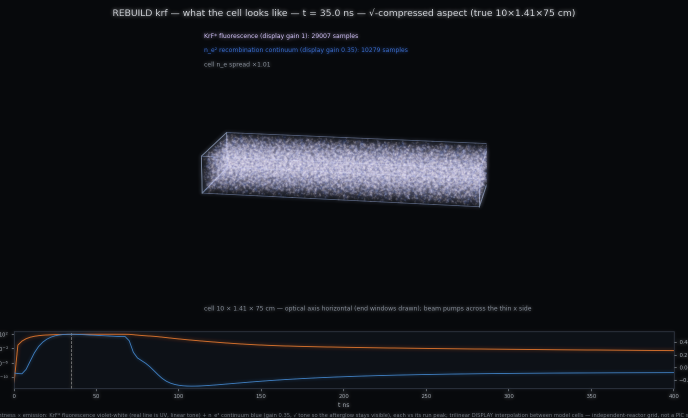
#> input picture code/SPECK/rebuild_out/viz_krf_afterglow/frames_glow/frame_0008.png, 1375 x 836 px (shown at 1/2 size)
$ python -i visualize_3d.py   (imports and definitions only)
#> lines starting #> are read from the running program, lines starting #| are printed output that depends on the picture
#!/usr/bin/env python3
"""3-D device-grid visualization — the per-cell plasma state over time.

A VIEWER, NOT AN ORACLE: this script renders what ``Device.run`` recorded
(``res["y_t"]``, kept for every multi-cell run since 0.1.15) and feeds
nothing back into the engine. The per-cell fields are reconstructed with
the engine's own accessors (``StateLayout.density_block`` /
``electron_density``, ``Device.te_of``) and the gain expression is
``laser.gain_m1``'s, vectorized over cells — the numbers here ARE the
run's numbers, only reshaped to (nx, ny, nz).

What it renders, per save time:
  n_e           quasineutral electron density [m^-3]        (log scale)
  <upper>       the lasing level's density, KrF*/ArF* [m^-3] (log scale)
  g0            local small-signal gain [1/m]     (diverging, 0-centred)
  Te            electron temperature [eV]
  Tg            gas temperature [K]
  deposition    the static beam-deposition shape [peak-normalized]
plus the cavity time strip (P_out, <g0>) with a cursor at the frame time.

Outputs (all under --out, default ``<root>/rebuild_out/viz_<preset>/``):
  viz_data.npz     the exact fields + meta (the data of record here;
                   re-render from it with --npz, skipping the run)
  contact_sheet.png     n_e snapshots on one page
  frames/frame_*.png -> movie.gif (Pillow) and optionally movie.mp4
                   (ffmpeg, --mp4)
  viewer.html      self-contained interactive viewer (canvas voxels,
                   time/yaw sliders, field selector; embeds the fields
                   QUANTIZED to uint8 — read exact values from the npz)

Honesty, restated on every figure: the grid is the engine's coarse device
grid — cells are independent kinetic reactors coupled by the shared cavity
photon field and the volume-averaged ASE overlay; there is no inter-cell
transport in the default presets, and this is not a PIC/fluid solve.

Usage (from the Kinetic_Modeling root):
    python3 SPECK/REBUILD/tools/visualize_3d.py --preset krf_beam_3d
    python3 SPECK/REBUILD/tools/visualize_3d.py --npz SPECK/rebuild_out/viz_krf_beam_3d/viz_data.npz
"""

import argparse
import json
import shutil
import subprocess
import sys
import time
from pathlib import Path

import numpy as np

_HERE = Path(__file__).resolve().parent
# [7 lines not run here, left out]


# --------------------------------------------------------------------- run
# [76 lines left out: functions build_device, extract_fields, not called in this run]


FIELD_UNITS = {"n_e": "m^-3", "g0": "1/m", "Te": "eV", "Tg": "K"}


# [129 lines left out: functions field_specs, save_npz, load_npz, _mulberry32, sample_positions, particle_counts and 2 more, not called in this run]


# --------------------------------------------------------------- rendering
_CAPTION = ("coarse device grid — cells are independent kinetic reactors "
            "coupled by the shared cavity photon field and volume-averaged "
            "ASE; no inter-cell transport; not a PIC/fluid solve")


# [114 lines left out: functions _mpl, _norm_of, _cmap_of, _normed, _voxel_panel, _time_strip and 1 more, not called in this run]


# ------------------------------------------------------------- glow view
# The camera view: brightness = what the plasma actually EMITS. Two
# physically-motivated components, each tone-mapped to its own run peak
# (relative display gains stated on every figure):
#   fluorescence ∝ n_upper   — the KrF*/ArF* B→X spontaneous emission,
#                              overwhelmingly the brightest light in the
#                              cell (rendered violet-white; the real line
#                              is 248/193 nm UV);
#   afterglow    ∝ n_e²      — the recombination continuum, orders
#                              dimmer (rendered deep blue).
# Fields are trilinearly interpolated between cell centers FOR DISPLAY
# (stated); the model still resolves only its coarse device grid.

# tone: exponent on the per-frame brightness fraction (1.0 = linear).
# The continuum gets √ so the AFTERGLOW stays visible — n_e² falls five
# decades after beam-off and a linear map renders the cooldown black.
# Stated on every caption; the npz keeps the exact fields.
GLOW_COMPONENTS = [
    {"key": "fluor", "label": "KrF* fluorescence", "color": "#d9c8ff",
     "core": "#ffffff", "gain": 1.0, "tone": 1.0},
    {"key": "recomb", "label": "n_e² recombination continuum",
     "color": "#3b6fd4", "core": "#7fa8ff", "gain": 0.35, "tone": 0.5},
]


# [39 lines left out: functions emission_fields, refine_field, glow_cloud, not called in this run]


PARTICLE_SPECIES = [("n_e", "#6ec6ff", "electrons"),
                    (None, "#ffab4d", "upper level")]   # None -> meta upper


# [208 lines left out: functions prepare_particles, render_particle_frame, prepare_glow, _dark_axes, render_glow_frame, not called in this run]


def bloom_png(path, radius=4, gain=0.8):
    """Camera-style bloom: max-composite a blurred copy over the frame."""
#> called with radius = 4, gain = 0.8
    from PIL import Image, ImageFilter
    img = Image.open(path).convert("RGB")
#> img is the input picture: PIL image 1375x836 RGB; mean R, G, B 18.1, 20.2, 25.1
    blur = img.filter(ImageFilter.GaussianBlur(radius))
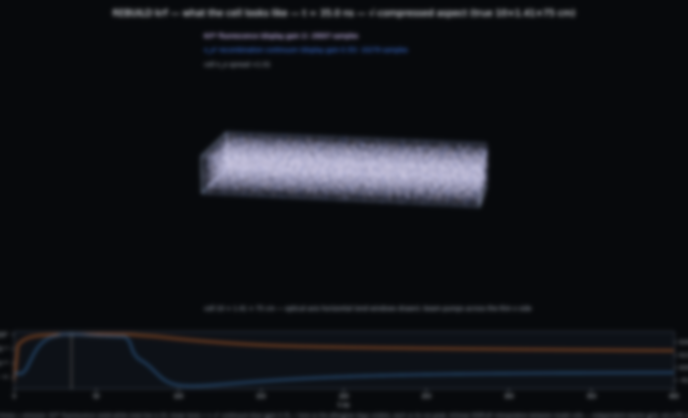
#> blur: PIL image 1375x836 RGB (shown at 1/2 size); mean R, G, B 18.1, 20.2, 25.1
    arr = np.maximum(np.asarray(img, dtype=np.int16),
                     (np.asarray(blur, dtype=np.float32) * gain)
                     .astype(np.int16)).astype(np.uint8)
    Image.fromarray(arr).save(path)


def _frame_indices(n_t, frames):
    return np.unique(np.linspace(0, n_t - 1, min(frames, n_t)).round()
                     .astype(int))


# [150 lines left out: functions render_animation, render_contact_sheet, build_viewer_payload, write_html, not called in this run]


_HTML_TEMPLATE = r"""<!DOCTYPE html>
<html lang="en">
<head>
<meta charset="utf-8">
<meta name="viewport" content="width=device-width, initial-scale=1">
<title>__TITLE__</title>
<style>
  body{margin:0;background:#14161a;color:#d8dbe0;
       font:13px/1.45 -apple-system,'Segoe UI',sans-serif}
  .wrap{max-width:1080px;margin:0 auto;padding:14px}
  h1{font-size:17px;margin:4px 0 2px}
  .sub{color:#8a8f98;font-size:12px;margin:0 0 10px}
  .row{display:flex;gap:14px;flex-wrap:wrap;align-items:flex-start}
  canvas{background:#0d0f12;border:1px solid #2a2e35;border-radius:6px}
  .ctl{display:flex;flex-direction:column;gap:9px;min-width:230px;flex:1}
  .ctl label{display:flex;align-items:center;gap:8px;font-size:12px;
             color:#aab0b8}
  .ctl input[type=range]{flex:1}
  select,button{background:#1e2228;color:#d8dbe0;border:1px solid #343a43;
                border-radius:4px;padding:4px 8px;font-size:12px}
  button{cursor:pointer}
  .readout{font-family:ui-monospace,Menlo,monospace;font-size:11px;
           color:#9aa0a8;white-space:pre-wrap}
  .cap{color:#767c85;font-size:11px;margin-top:10px}
</style>
</head>
<body>
<div class="wrap">
  <h1>__TITLE__</h1>
  <p class="sub" id="regime"></p>
  <div class="row">
    <canvas id="view" width="720" height="520"></canvas>
    <div class="ctl">
      <label>view
        <label><input type="radio" name="mode" value="glow" checked>
          glow</label>
        <label><input type="radio" name="mode" value="particles">
          particles</label>
        <label><input type="radio" name="mode" value="voxels">
          voxels</label>
      </label>
      <label>field (voxel view)
        <select id="field"></select>
      </label>
      <label>t <input type="range" id="time" min="0" value="0" step="1">
        <span id="tlabel" class="readout"></span></label>
      <label>yaw <input type="range" id="yaw" min="-180" max="180"
        value="-35" step="1"></label>
      <label><input type="checkbox" id="aspect"> true aspect
        (device is long and thin)</label>
      <button id="play">play</button>
      <canvas id="cbar" width="230" height="46"></canvas>
      <div class="readout" id="range"></div>
      <div class="readout" id="strip"></div>
    </div>
  </div>
  <p class="cap">__CAPTION__.
  Colors are quantized to 8 bits for this viewer — exact values live in
  viz_data.npz alongside this file.</p>
</div>
<script id="vizdata" type="application/json">__DATA__</script>
<script>
"use strict";
const D = JSON.parse(document.getElementById("vizdata").textContent);
const [NX, NY, NZ] = D.shape, NC = NX * NY * NZ;
const PD = D.particles;   // dot-cloud bookkeeping (same math as the tool)
const view = document.getElementById("view"), ctx = view.getContext("2d");
const fieldSel = document.getElementById("field");
const timeSl = document.getElementById("time");
const yawSl = document.getElementById("yaw");
const aspectCb = document.getElementById("aspect");
const playBt = document.getElementById("play");
document.getElementById("regime").textContent =
  (D.meta && D.meta.regime) ? D.meta.regime : "";
for (const name of Object.keys(D.fields)) {
  const o = document.createElement("option");
  o.value = name; o.textContent = name; fieldSel.appendChild(o);
}
timeSl.max = String(D.t_ns.length - 1);
// --- colormaps (compact LUTs, lerped) --------------------------------
const LUTS = {
  viridis: [[68,1,84],[71,44,122],[59,81,139],[44,113,142],[33,144,141],
            [39,173,129],[92,200,99],[170,220,50],[253,231,37]],
  magma:   [[0,0,4],[40,11,84],[101,21,110],[159,42,99],[212,72,66],
            [245,125,21],[250,193,39],[252,253,191]],
  diverging:[[33,102,172],[103,169,207],[209,229,240],[247,247,247],
             [253,219,199],[239,138,98],[178,24,43]],
};
function lut(name, f) {
  const L = LUTS[name] || LUTS.viridis;
  const x = Math.min(Math.max(f, 0), 1) * (L.length - 1);
  const i = Math.min(Math.floor(x), L.length - 2), u = x - i;
  const a = L[i], b = L[i + 1];
  return [a[0]+(b[0]-a[0])*u, a[1]+(b[1]-a[1])*u, a[2]+(b[2]-a[2])*u];
}
// --- geometry --------------------------------------------------------
// Orbit camera: yaw about world z, then elevation ELEV above horizontal.
// Camera basis (yaw'd frame): view-to-viewer v = (0,-ce,se),
// up u = (0,se,ce), right r = x. project() returns
// [screen-x, screen-up, farness]; faces are visible when the outward
// normal's farness component is negative (it points at the viewer),
// and the painter draws descending farness (far first).
const ELEV = 28 * Math.PI / 180;
function boxDims() {
  if (aspectCb.checked) {
    const m = Math.max(...D.extents_cm);
    return D.extents_cm.map(e => e / m);
  }
  return [1, 1, 1];
}
function project(p, cy, sy, ce, se) {
  const x = p[0]*cy - p[1]*sy, y = p[0]*sy + p[1]*cy, z = p[2];
  return [x, y*se + z*ce, y*ce - z*se];   // [sx, up, farness]
}
function mulberry32(a) {
  a = (a + 0x6D2B79F5) >>> 0;
  let t = a;
  t = Math.imul(t ^ (t >>> 15), t | 1) >>> 0;
  t = (t ^ ((t + (Math.imul(t ^ (t >>> 7), t | 61) >>> 0)) >>> 0)) >>> 0;
  return (((t ^ (t >>> 14)) >>> 0) / 4294967296);
}
function samplePos(c, k, sidx, axis) {
  return mulberry32((c * 9781 + k * 2621 + sidx * 131071
                     + axis * 40503) >>> 0);
}
function mode() {
  return document.querySelector('input[name="mode"]:checked').value;
}
function geom() {
  const yaw = +yawSl.value * Math.PI / 180;
  const cy = Math.cos(yaw), sy = Math.sin(yaw);
  const ct = Math.cos(ELEV), st = Math.sin(ELEV);
  const [bx, by, bz] = boxDims();
  const R = Math.hypot(bx, by, bz) / 2;
  const S = Math.min(view.width, view.height) / (2.35 * R);
  const cxp = view.width / 2, cyp = view.height / 2 + 12;
  const P = (x, y, z) => {
    const pr = project([x, y, z], cy, sy, ct, st);
    return [cxp + S * pr[0], cyp - S * pr[1]];
  };
  return {cy, sy, ct, st, bx, by, bz, dx: bx / NX, dy: by / NY,
          dz: bz / NZ, P};
}
function cellOrder(g) {
  const order = [];
  for (let i = 0; i < NX; i++) for (let j = 0; j < NY; j++)
    for (let k = 0; k < NZ; k++) {
      const c = [(i + 0.5) * g.dx - g.bx / 2, (j + 0.5) * g.dy - g.by / 2,
                 (k + 0.5) * g.dz - g.bz / 2];
      order.push([project(c, g.cy, g.sy, g.ct, g.st)[2], i, j, k]);
    }
  order.sort((a, b) => b[0] - a[0]);      // far first (painter)
  return order;
}
function boxEdges(g) {
  const [bx, by, bz] = [g.bx, g.by, g.bz];
  const C = [[0,0,0],[bx,0,0],[0,by,0],[0,0,bz],[bx,by,0],[bx,0,bz],
             [0,by,bz],[bx,by,bz]].map(p =>
               g.P(p[0]-bx/2, p[1]-by/2, p[2]-bz/2));
  const E = [[0,1],[0,2],[0,3],[1,4],[1,5],[2,4],[2,6],[3,5],[3,6],
             [4,7],[5,7],[6,7]];
  ctx.strokeStyle = "#3a4250"; ctx.lineWidth = 1;
  for (const [a, b] of E) {
    ctx.beginPath(); ctx.moveTo(C[a][0], C[a][1]);
    ctx.lineTo(C[b][0], C[b][1]); ctx.stroke();
  }
}
function dequant(f, spec) {
  if (spec.scale === "log") {
    const lo = Math.log10(spec.vmin), hi = Math.log10(spec.vmax);
    return Math.pow(10, lo + f * (hi - lo));
  }
  return spec.vmin + f * (spec.vmax - spec.vmin);
}
function drawFrame() {
  const m = mode();
  if (m === "glow") { drawGlow(); return; }
  if (m === "particles") { drawParticles(); return; }
  drawVoxels();
}
// trilinear sample of a field at cell-index coords (values live at
// cell centers; clamped at the walls)
function trilerp(q, fld, x, y, z) {
  const fx = Math.min(Math.max(x - 0.5, 0), NX - 1),
        fy = Math.min(Math.max(y - 0.5, 0), NY - 1),
        fz = Math.min(Math.max(z - 0.5, 0), NZ - 1);
  const i0 = Math.min(Math.floor(fx), NX - 1), i1 = Math.min(i0 + 1, NX - 1),
        j0 = Math.min(Math.floor(fy), NY - 1), j1 = Math.min(j0 + 1, NY - 1),
        k0 = Math.min(Math.floor(fz), NZ - 1), k1 = Math.min(k0 + 1, NZ - 1);
  const tx = fx - i0, ty = fy - j0, tz = fz - k0;
  const V = (i, j, k) => dequant(q[(i * NY + j) * NZ + k] / 255, fld);
  const c00 = V(i0,j0,k0)*(1-tx) + V(i1,j0,k0)*tx;
  const c01 = V(i0,j0,k1)*(1-tx) + V(i1,j0,k1)*tx;
  const c10 = V(i0,j1,k0)*(1-tx) + V(i1,j1,k0)*tx;
  const c11 = V(i0,j1,k1)*(1-tx) + V(i1,j1,k1)*tx;
  return (c00*(1-ty) + c10*ty)*(1-tz) + (c01*(1-ty) + c11*ty)*tz;
}
const GLOWC = [   // tone: sqrt on the continuum keeps the afterglow lit
  {field: null, sq: false, rgb: [217,200,255], gain: 1.0, tone: 1.0},
  {field: "n_e", sq: true, rgb: [59,111,212], gain: 0.35, tone: 0.5},
];
GLOWC[0].field = (D.meta && D.meta.upper) ? D.meta.upper : "n_e";
const SPRITES_PER_CELL = 26;
function drawGlow() {
  const ti = +timeSl.value;
  const g = geom();
  ctx.clearRect(0, 0, view.width, view.height);
  boxEdges(g);
  const R = Math.hypot(g.bx, g.by, g.bz) / 2;
  const S = Math.min(view.width, view.height) / (2.35 * R);
  const rp = Math.max(5, 1.6 * S * Math.cbrt(g.dx * g.dy * g.dz));
  ctx.globalCompositeOperation = "lighter";
  for (let ci = 0; ci < GLOWC.length; ci++) {
    const comp = GLOWC[ci];
    const fld = D.fields[comp.field];
    if (!fld) continue;
    const q = fld.frames[fld.static ? 0 : ti];
    const peak = comp.sq ? fld.vmax * fld.vmax : fld.vmax;
    for (let c = 0; c < NC; c++) {
      const i = Math.floor(c / (NY * NZ)),
            jj = Math.floor(c / NZ) % NY, kk = c % NZ;
      for (let s = 0; s < SPRITES_PER_CELL; s++) {
        const ux = samplePos(c, s, 21 + ci, 0),
              uy = samplePos(c, s, 21 + ci, 1),
              uz = samplePos(c, s, 21 + ci, 2);
        let val = trilerp(q, fld, i + ux, jj + uy, kk + uz);
        if (comp.sq) val = val * val;
        const a = comp.gain * Math.pow(val / peak, comp.tone);
        if (a < 0.006) continue;
        const [px, py] = g.P((i + ux) * g.dx - g.bx / 2,
                             (jj + uy) * g.dy - g.by / 2,
                             (kk + uz) * g.dz - g.bz / 2);
        const gr = ctx.createRadialGradient(px, py, 0, px, py, rp);
        const al = Math.min(0.55 * a, 0.5);
        gr.addColorStop(0, `rgba(${comp.rgb[0]},${comp.rgb[1]},` +
                           `${comp.rgb[2]},${al})`);
        gr.addColorStop(1, `rgba(${comp.rgb[0]},${comp.rgb[1]},` +
                           `${comp.rgb[2]},0)`);
        ctx.fillStyle = gr;
        ctx.fillRect(px - rp, py - rp, 2 * rp, 2 * rp);
      }
    }
  }
  ctx.globalCompositeOperation = "source-over";
  ctx.fillStyle = "#8a8f98"; ctx.font = "11px sans-serif";
  ctx.fillText("brightness ∝ emission: upper-level fluorescence " +
    "(violet-white) + n_e² continuum (blue, gain 0.35); trilinear " +
    "display interpolation", 10, view.height - 26);
  ctx.fillText(`x ${D.extents_cm[0].toFixed(2)} cm  y ` +
    `${D.extents_cm[1].toFixed(2)} cm  z ${D.extents_cm[2].toFixed(1)} cm`,
    10, view.height - 10);
  updateSide("glow", null, ti);
}
function drawParticles() {
  const ti = +timeSl.value;
  const g = geom();
  ctx.clearRect(0, 0, view.width, view.height);
  boxEdges(g);
  const order = cellOrder(g);
  const totals = [];
  for (const sp of PD.species) {
    const fld = D.fields[sp.field];
    const q = fld.frames[ti];
    let total = 0;
    ctx.fillStyle = sp.color;
    ctx.globalAlpha = 0.75;
    for (const [, i, j, k] of order) {
      const c = (i * NY + j) * NZ + k;
      const val = dequant(q[c] / 255, fld);
      const cnt = Math.round(PD.npts * val * PD.cellvol[c] / sp.pnorm);
      total += cnt;
      const x0 = i * g.dx - g.bx / 2, y0 = j * g.dy - g.by / 2,
            z0 = k * g.dz - g.bz / 2;
      for (let m = 0; m < cnt; m++) {
        const [px, py] = g.P(x0 + samplePos(c, m, sp.sidx, 0) * g.dx,
                             y0 + samplePos(c, m, sp.sidx, 1) * g.dy,
                             z0 + samplePos(c, m, sp.sidx, 2) * g.dz);
        ctx.fillRect(px - 1, py - 1, 2, 2);
      }
    }
    totals.push(total);
  }
  ctx.globalAlpha = 1.0;
  ctx.font = "12px sans-serif";
  PD.species.forEach((sp, s) => {
    ctx.fillStyle = sp.color;
    const w = sp.pnorm / PD.npts;
    ctx.fillText(`${sp.label} (${sp.field}): ${totals[s]} dots x ` +
                 `${w.toExponential(2)} real`, 10, 20 + 16 * s);
  });
  ctx.fillStyle = "#8a8f98"; ctx.font = "11px sans-serif";
  ctx.fillText("dot count ∝ particles per cell; positions = fixed " +
               "sampling lattice, not trajectories", 10,
               view.height - 26);
  ctx.fillText(`x ${D.extents_cm[0].toFixed(2)} cm  y ` +
    `${D.extents_cm[1].toFixed(2)} cm  z ${D.extents_cm[2].toFixed(1)} cm`,
    10, view.height - 10);
  updateSide("particles", null, ti);
}
function drawVoxels() {
  const name = fieldSel.value, fld = D.fields[name];
  const ti = fld.static ? 0 : +timeSl.value;
  const q = fld.frames[ti];
  const g = geom();
  const cy = g.cy, sy = g.sy, ct = g.ct, st = g.st;
  const dx = g.dx, dy = g.dy, dz = g.dz;
  const bx = g.bx, by = g.by, bz = g.bz;
  ctx.clearRect(0, 0, view.width, view.height);
  const order = cellOrder(g);
  const P = (x, y, z) => g.P(x, y, z);
  const FACES = [   // [corner offsets x4, brightness, outward normal]
    [[[0,0,1],[1,0,1],[1,1,1],[0,1,1]], 1.00, [0,0,1]],   // top (z+)
    [[[0,0,0],[1,0,0],[1,0,1],[0,0,1]], 0.80, [0,-1,0]],  // y-
    [[[1,0,0],[1,1,0],[1,1,1],[1,0,1]], 0.66, [1,0,0]],   // x+
    [[[0,1,0],[0,0,0],[0,0,1],[0,1,1]], 0.66, [-1,0,0]],  // x-
    [[[1,1,0],[0,1,0],[0,1,1],[1,1,1]], 0.80, [0,1,0]],   // y+
  ];
  for (const [, i, j, k] of order) {
    const f = q[(i*NY + j)*NZ + k] / 255;
    const rgb = lut(fld.cmap, f);
    const x0 = i*dx - bx/2, y0 = j*dy - by/2, z0 = k*dz - bz/2;
    for (const [corners, br, n] of FACES) {
      // visible if the outward normal faces the viewer (depth decreases)
      const nr = project(n, cy, sy, ct, st);
      if (nr[2] >= 0) continue;
      ctx.beginPath();
      for (let c = 0; c < 4; c++) {
        const [px, py] = P(x0 + corners[c][0]*dx, y0 + corners[c][1]*dy,
                           z0 + corners[c][2]*dz);
        if (c === 0) ctx.moveTo(px, py); else ctx.lineTo(px, py);
      }
      ctx.closePath();
      const al = 0.35 + 0.6 * f;
      ctx.fillStyle = `rgba(${rgb[0]*br|0},${rgb[1]*br|0},` +
                      `${rgb[2]*br|0},${al})`;
      ctx.fill();
      ctx.strokeStyle = "rgba(0,0,0,0.28)"; ctx.lineWidth = 0.5;
      ctx.stroke();
    }
  }
  // labels
  ctx.fillStyle = "#8a8f98"; ctx.font = "11px sans-serif";
  ctx.fillText(`x ${D.extents_cm[0].toFixed(2)} cm  y ` +
    `${D.extents_cm[1].toFixed(2)} cm  z ${D.extents_cm[2].toFixed(1)} cm`,
    10, view.height - 10);
  updateSide(name, fld, ti);
}
function fmt(v, scale) {
  return (scale === "log" || Math.abs(v) >= 1e4 ||
          (v !== 0 && Math.abs(v) < 1e-2)) ? v.toExponential(2)
                                           : v.toPrecision(4);
}
function updateSide(name, fld, ti) {
  const t = D.t_ns[+timeSl.value];
  document.getElementById("tlabel").textContent = t.toFixed(1) + " ns";
  const cb = document.getElementById("cbar"), c2 = cb.getContext("2d");
  c2.clearRect(0, 0, cb.width, cb.height);
  if (!fld) {              // glow / particle views: no colorbar
    const ne = D.fields["n_e"];
    const q = ne.frames[+timeSl.value];
    let qlo = 255, qhi = 0;
    for (const v of q) { if (v < qlo) qlo = v; if (v > qhi) qhi = v; }
    const spread = dequant(qhi / 255, ne) / dequant(qlo / 255, ne);
    document.getElementById("range").textContent =
      (name === "glow"
       ? "camera view — what the cell emits (fluorescence + faint " +
         "n_e² continuum); exact fields in the npz"
       : PD.species.map(sp => `${sp.label}: 1 dot ≈ ` +
           `${(sp.pnorm / PD.npts).toExponential(2)} real`).join("   ")
      ) + `   cell n_e spread ×${spread.toPrecision(3)}`;
  } else {
    for (let x = 0; x < cb.width; x++) {
      const rgb = lut(fld.cmap, x / (cb.width - 1));
      c2.fillStyle = `rgb(${rgb[0]|0},${rgb[1]|0},${rgb[2]|0})`;
      c2.fillRect(x, 6, 1, 16);
    }
    c2.fillStyle = "#aab0b8"; c2.font = "10px sans-serif";
    c2.fillText(fmt(fld.vmin, fld.scale), 0, 36);
    const hi = fmt(fld.vmax, fld.scale);
    c2.fillText(hi, cb.width - c2.measureText(hi).width, 36);
    document.getElementById("range").textContent =
      `${name} ${fld.unit} — ${fld.scale} scale` +
      (fld.static ? " — static (no time dependence)" : "");
  }
  document.getElementById("strip").textContent =
    `P_out ${fmt(D.pout_W[+timeSl.value], "log")} W    ` +
    `<g0> ${fmt(D.g0avg_m1[+timeSl.value], "lin")} 1/m`;
}
let timer = null;
playBt.addEventListener("click", () => {
  if (timer) { clearInterval(timer); timer = null;
               playBt.textContent = "play"; return; }
  playBt.textContent = "pause";
  timer = setInterval(() => {
    timeSl.value = String((+timeSl.value + 1) % D.t_ns.length);
    drawFrame();
  }, 90);
});
for (const el of [fieldSel, timeSl, yawSl, aspectCb])
  el.addEventListener("input", drawFrame);
for (const el of document.querySelectorAll('input[name="mode"]'))
  el.addEventListener("input", drawFrame);
drawFrame();
</script>
</body>
</html>
"""


# ------------------------------------------------------------------- main
# [78 lines left out: function main, not called in this run]


# [2 lines not run here, left out]

>>> result = bloom_png('../../rebuild_out/viz_krf_afterglow/frames_glow/frame_0008.png')
